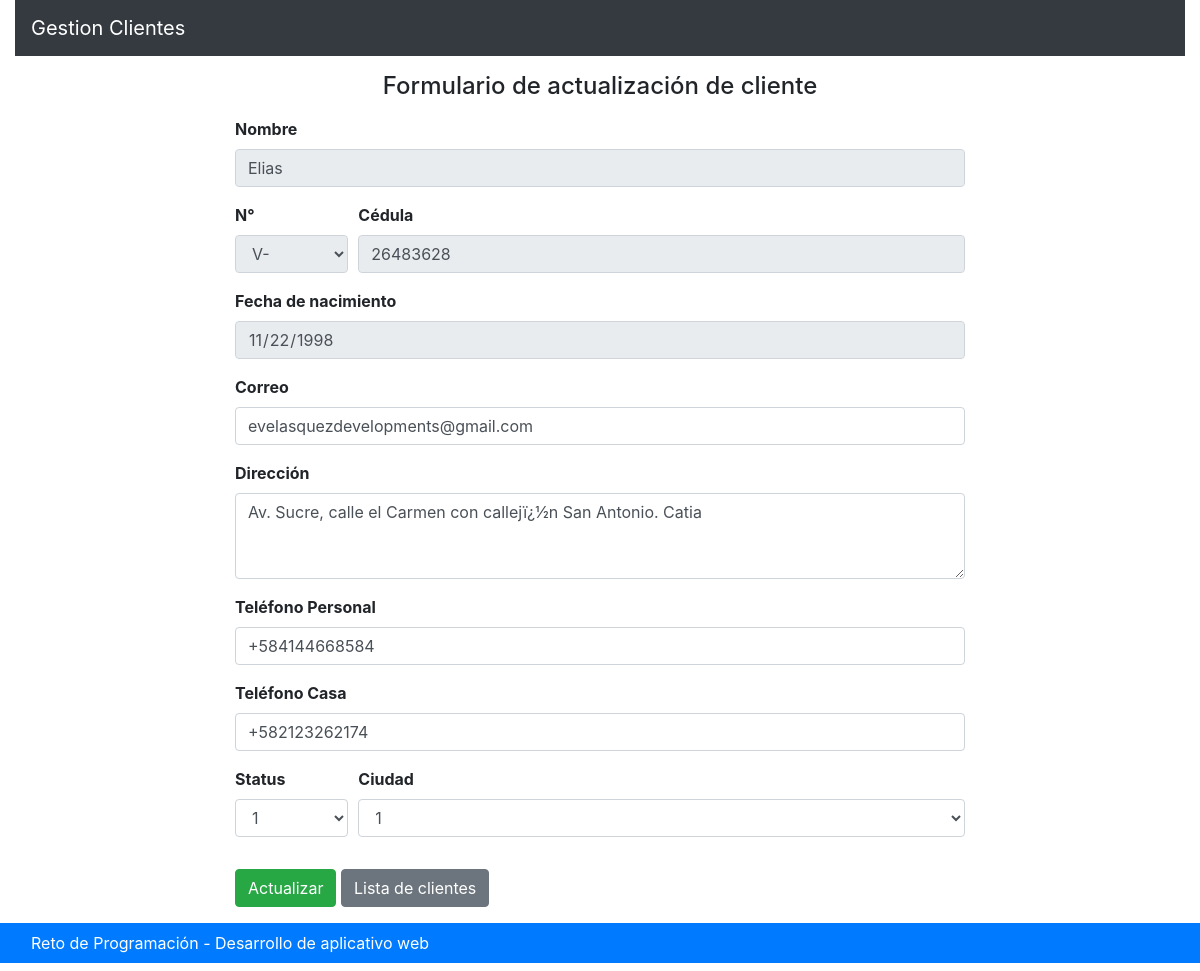
Screenshot of /modificar.php?id=1 with the database file from the repository.
### tables this page shows
CREATE TABLE `clientes` (
  `id` int(11) NOT NULL,
  `nombre` varchar(150) NOT NULL,
  `cedula` varchar(11) NOT NULL,
  `fecha_nac` date NOT NULL,
  `direccion` varchar(255) NOT NULL,
  `telefono_pers` varchar(15) NOT NULL,
  `telefono_casa` varchar(15) NOT NULL,
  `correo` varchar(60) NOT NULL,
  `id_status` int(11) NOT NULL,
  `id_ciudades` int(11) NOT NULL
);

### config/class.funciones.php (called while the page is built, shortened)
<?php
	class Funciones  {
		function consultarCliente($id) {
			$conexion = new ConexionDB();
			$query = "SELECT * FROM clientes WHERE id = $id";
			$respuesta = $conexion->query($query);
			return $respuesta;
		}
	}
?>

### modificar.php (the view, shortened to what this page needs)
<?php include('header.php') ?>
<div class="container">
    <div class="row justify-content-center">
        <div class="col-lg-8 col-md-12 py-3">
          <h4 class="text-center">Formulario de actualización de cliente</h4>
				<form action="./post.php" method="POST">
					<?php
                          $funciones = Funciones::nadaDato();
                          $resultado = $funciones->consultarCliente($id);
                      ?>
                      <?php while ($row = $resultado->fetch_array()): ?>
					<?php
						echo '
						    	<input type="hidden" name="id" class="form-control" id="iden" placeholder="" required value='. $id . '>
							<div class="form-group">
						    	<label for="nombres" class="font-weight-bold">Nombre</label>
						    	<input type="text" name="nombres" class="form-control" id="nombres" placeholder="" required disabled value='. $row['nombre'] . '>
						  	</div>
						  	<div class="form-row">
						  		<div class="form-group col-2">
						  			<label for="nacionalidad" class="font-weight-bold">N°</label>
								    <select name="nacionalidad" id="nacionalidad" class="form-control" required disabled>
								    	<option selected>'. substr($row['cedula'],0,2) .' </option>
								    </select>
								</div>
								<div class="form-group col">
							    	<label for="cedula" class="font-weight-bold">Cédula</label>
							    	<input type="text" name="cedula" class="form-control" id="cedula" placeholder="" required disabled value='. substr($row['cedula'],2,strlen($row['cedula'])) .'>
							  	</div>
						  	</div>
						  	<div class="form-group">
						    	<label for="fecha_nac" class="font-weight-bold">Fecha de nacimiento</label>
						    	<input type="date" name="fecha_nac" class="form-control" id="fecha_nac" placeholder="" required disabled value='. $row['fecha_nac'] .'>
						  	</div>
						  	<div class="form-group">
						    	<label for="correo" class="font-weight-bold">Correo</label>
						    	<input type="email" name="correo" class="form-control" id="correo" placeholder="" required value='. $row['correo'] .'>
						  	</div>
						  	<div class="form-group">
						    	<label for="direccion" class="font-weight-bold">Dirección</label>
						    	<textarea name="direccion" class="form-control" id="direccion" rows="3" required>' .$row['direccion'] .'</textarea>
						  	</div>
						  	<div class="form-group">
						    	<label for="telefono_personal" class="font-weight-bold">Teléfono Personal</label>
						    	<input type="" name="telefono_pers" class="form-control" id="telefono_personal" placeholder="" required value='. $row['telefono_pers'] .'>
						  	</div>
						  	<div class="form-group">
						    	<label for="telefono_casa" class="font-weight-bold">Teléfono Casa</label>
						    	<input type="" name="telefono_casa" class="form-control" id="telefono_casa" placeholder="" required value='. $row['telefono_casa'] .'>
						  	</div>
				      		<div class="form-row">
						  		<div class="form-group col-2">
						  			<label for="status" class="font-weight-bold">Status</label>
								    <select name="status" id="status" class="form-control" required>
								    	<option selected>'. $row['id_status'] .'</option>
								    </select>
								</div>
								<div class="form-group col">
							    	<label for="ciudad" class="font-weight-bold">Ciudad</label>
								    <select name="ciudad" id="ciudad" class="form-control" required>
								    	<option selected>'. $row['id_ciudades'] .'</option>
								    </select>
							  	</div>
						  	</div>
			        			<input type="submit" name="actualizar" class="btn btn-success" value="Actualizar">
			        			<a type="button" href="./clientes.php" class="btn btn-secondary">Lista de clientes</a>
						  	</div>
				      	';
		      		?>
		      		<?php endwhile; ?>
		    </div>
	  </div>
<?php include('footer.php') ?>

### css/estilos.css (style rules this page uses)
* { margin: 0; padding: 0; }

### rows the page displays
clientes: nacionalidad "V-", cedula "26483628", fecha_nac "11/22/1998", correo "evelasquezdevelopments@gmail.com", direccion "Av. Sucre, calle el Carmen con callejï¿½n San Antonio. Catia", telefono_pers "+584144668584", telefono_casa "+582123262174", status "1", ciudad "1"

### other values shown
NOMBREWEB "Gestion Clientes"
